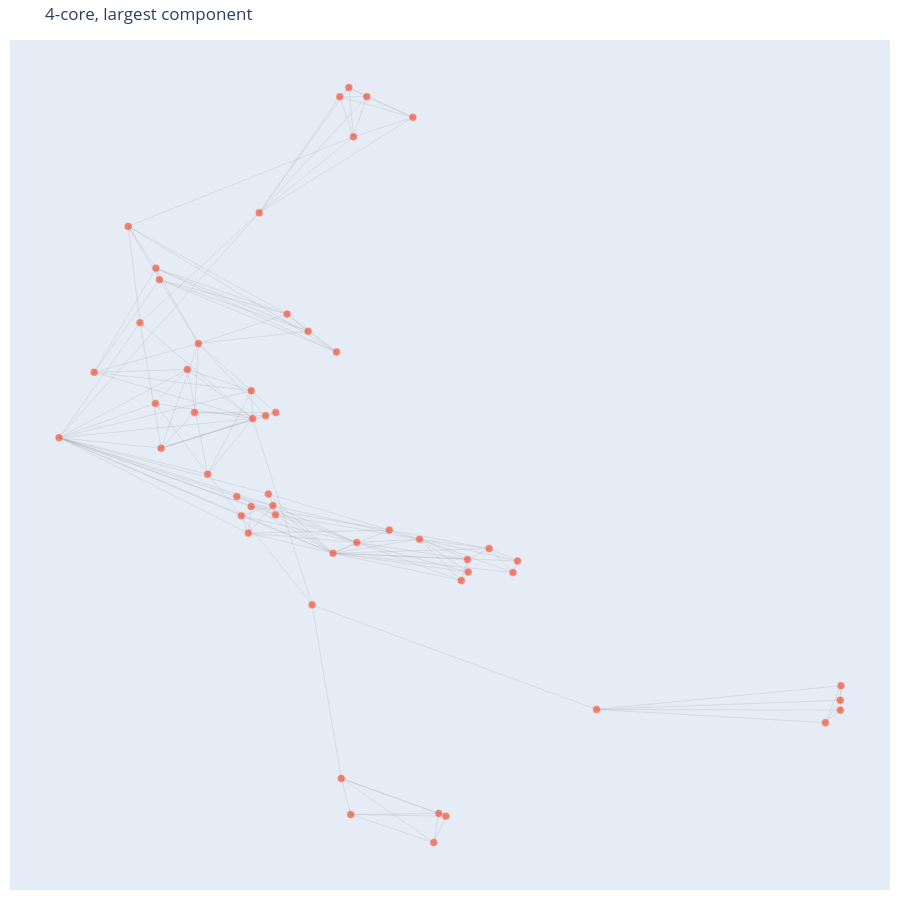

Notebook code for this chart:
### Markdown cell above
I therefore lower the value to **k = 4** and select the largest connected component of the resulting k-core.

This choice is motivated by the fact that higher values of k yield subgraphs that appear too specialized, whereas the largest connected component of the 4-core includes publications that are more plausibly part of the broader epistemic backbone of the innovation.

### Code cell
G_core = nx.k_core(G, k=4)
core_nodes= max(nx.connected_components(G_core), key=len)
G_core = G_core.subgraph(core_nodes).copy()

plot_graph(G_core, title = "4-core, largest component")
print(" \n Number of members of the epistemic core:", G_core.number_of_nodes())

### Figure 1 — Plotly figure (JSON) as saved in the notebook; plotly's stock layout.template omitted (floating-point values rounded to 4 significant figures; data arrays with more than 128 entries replaced by an {"elided": "..."} marker saying what was removed)
{"data": [{"hoverinfo": "skip", "line": {"color": "rgba(150,150,150,0.4)", "width": 0.5}, "mode": "lines", "type": "scatter", "x": {"elided": "468 float values"}, "y": {"elided": "468 float values"}}, {"hoverinfo": "text", "marker": {"line": {"color": "white", "width": 0.5}, "size": [8, 8, 8, 8, 8, 8, 8, 8, 8, 8, 8, 8, 8, 8, 8, 8, 8, 8, 8, 8, 8, 8, 8, 8, 8, 8, 8, 8, 8, 8, 8, 8, 8, 8, 8, 8, 8, 8, 8, 8, 8, 8, 8, 8, 8, 8, 8, 8, 8, 8, 8, 8, 8], "sizemode": "diameter"}, "mode": "markers", "text": ["<b>ID</b>: https://openalex.org/W2043769961<br><b>reference_occurrence</b>: 35<br><b>degree</b>: 11<br><b>year</b>: 1975<br><b>doi</b>: 10.1002/j.1538-7305.1975.tb02040.x<br><b>title</b>: The Wire-Tap Channel<br><b>cited_by_count</b>: 7038<br><b>authors</b>: A.D. Wyner<br>", "<b>ID</b>: https://openalex.org/W2033020033<br><b>reference_occurrence</b>: 12<br><b>degree</b>: 6<br><b>year</b>: 1974<br><b>doi</b>: 10.1109/tit.1974.1055184<br><b>title</b>: A simple converse for broadcast channels with additive white Gaussian noise (Corresp.)<br><b>cited_by_count</b>: 458<br><b>authors</b>: P. Bergmans<br>", "<b>ID</b>: https://openalex.org/W2947000318<br><b>reference_occurrence</b>: 103<br><b>degree</b>: 18<br><b>year</b>: 1966<br><b>doi</b>: nan<br><b>title</b>: Information Theory<br><b>cited_by_count</b>: 3905<br><b>authors</b>: R. Ash<br>", "<b>ID</b>: https://openalex.org/W2087171258<br><b>reference_occurrence</b>: 62<br><b>degree</b>: 11<br><b>year</b>: 1959<br><b>doi</b>: 10.2307/2310044<br><b>title</b>: Mathematical Foundations of Information Theory.<br><b>cited_by_count</b>: 1476<br><b>authors</b>: J. Laurie Snell; Aleksandr I︠A︡kovlevich Khinchin; Ray Silverman; Matthew Friedman<br>", "<b>ID</b>: https://openalex.org/W2154462988<br><b>reference_occurrence</b>: 37<br><b>degree</b>: 5<br><b>year</b>: 1969<br><b>doi</b>: 10.1145/321495.321506<br><b>title</b>: On the Length of Programs for Computing Finite Binary Sequences<br><b>cited_by_count</b>: 911<br><b>authors</b>: Gregory J. Chaitin<br>", "<b>ID</b>: https://openalex.org/W1592482298<br><b>reference_occurrence</b>: 12<br><b>degree</b>: 8<br><b>year</b>: 1973<br><b>doi</b>: nan<br><b>title</b>: Multi-way communication channels<br><b>cited_by_count</b>: 613<br><b>authors</b>: Rudolf Ahlswede<br>", "<b>ID</b>: https://openalex.org/W1981971374<br><b>reference_occurrence</b>: 3<br><b>degree</b>: 4<br><b>year</b>: 1972<br><b>doi</b>: 10.1016/0043-1354(72)90023-1<br><b>title</b>: Diversity in some south African diatom associations and its relation to water quality<br><b>cited_by_count</b>: 131<br><b>authors</b>: R.E.M. Archibald<br>", "<b>ID</b>: https://openalex.org/W158805393<br><b>reference_occurrence</b>: 73<br><b>degree</b>: 12<br><b>year</b>: 1964<br><b>doi</b>: 10.2307/2343598<br><b>title</b>: Information Theory and Coding.<br><b>cited_by_count</b>: 1088<br><b>authors</b>: I. J. Good; N. Abramson<br>", "<b>ID</b>: https://openalex.org/W1993944611<br><b>reference_occurrence</b>: 26<br><b>degree</b>: 13<br><b>year</b>: 1965<br><b>doi</b>: 10.1109/tit.1965.1053730<br><b>title</b>: A simple derivation of the coding theorem and some applications<br><b>cited_by_count</b>: 696<br><b>authors</b>: Robert G. Gallager<br>", "<b>ID</b>: https://openalex.org/W2017148445<br><b>reference_occurrence</b>: 5<br><b>degree</b>: 5<br><b>year</b>: 1974<br><b>doi</b>: 10.1214/aop/1176996549<br><b>title</b>: The Capacity Region of a Channel with Two Senders and Two Receivers<br><b>cited_by_count</b>: 347<br><b>authors</b>: Rudolf Ahlswede<br>", "<b>ID</b>: https://openalex.org/W2135460279<br><b>reference_occurrence</b>: 3<br><b>degree</b>: 4<br><b>year</b>: 1975<br><b>doi</b>: 10.1109/tit.1975.1055418<br><b>title</b>: An achievable rate region for the broadcast channel<br><b>cited_by_count</b>: 183<br><b>authors</b>: Thomas M. Cover<br>", "<b>ID</b>: https://openalex.org/W2157041604<br><b>reference_occurrence</b>: 20<br><b>degree</b>: 5<br><b>year</b>: 1975<br><b>doi</b>: 10.1016/0020-0255(75)90017-1<br><b>title</b>: The concept of a linguistic variable and its application to approximate reasoning-III<br><b>cited_by_count</b>: 12161<br><b>authors</b>: L. A. Zadeh<br>", "<b>ID</b>: https://openalex.org/W1989008275<br><b>reference_occurrence</b>: 183<br><b>degree</b>: 65<br><b>year</b>: 1969<br><b>doi</b>: 10.1049/ep.1969.0319<br><b>title</b>: Information Theory and Reliable Communication<br><b>cited_by_count</b>: 3999<br><b>authors</b>: David A. Bell<br>", "<b>ID</b>: https://openalex.org/W2088214533<br><b>reference_occurrence</b>: 8<br><b>degree</b>: 5<br><b>year</b>: 1974<br><b>doi</b>: 10.1109/tit.1974.1055171<br><b>title</b>: Recent results in the Shannon theory<br><b>cited_by_count</b>: 635<br><b>authors</b>: A.D. Wyner<br>", "<b>ID</b>: https://openalex.org/W1591122409<br><b>reference_occurrence</b>: 5<br><b>degree</b>: 4<br><b>year</b>: 1975<br><b>doi</b>: 10.1016/b978-0-12-010904-3.50011-7<br><b>title</b>: Some Advances in Broadcast Channels<br><b>cited_by_count</b>: 126<br><b>authors</b>: Thomas M. Cover<br>", "<b>ID</b>: https://openalex.org/W2090055713<br><b>reference_occurrence</b>: 6<br><b>degree</b>: 5<br><b>year</b>: 1960<br><b>doi</b>: 10.1115/1.3644060<br><b>title</b>: An Introduction to the Physical Theories of Equilibrium Thermostatics and Irreversible Thermodynamics<br><b>cited_by_count</b>: 52<br><b>authors</b>: Herbert B. Callen; J. Kestin<br>", "<b>ID</b>: https://openalex.org/W4245152641<br><b>reference_occurrence</b>: 29<br><b>degree</b>: 4<br><b>year</b>: 1975<br><b>doi</b>: 10.1016/0020-0255(75)90036-5<br><b>title</b>: The concept of a linguistic variable and its application to approximate reasoning—I<br><b>cited_by_count</b>: 11934<br><b>authors</b>: Lotfi A. Zadeh<br>", "<b>ID</b>: https://openalex.org/W2170862660<br><b>reference_occurrence</b>: 4<br><b>degree</b>: 5<br><b>year</b>: 1975<br><b>doi</b>: 10.1137/0128010<br><b>title</b>: On Sequences of Pairs of Dependent Random Variables<br><b>cited_by_count</b>: 324<br><b>authors</b>: H. S. Witsenhausen<br>", "<b>ID</b>: https://openalex.org/W1976755248<br><b>reference_occurrence</b>: 4<br><b>degree</b>: 4<br><b>year</b>: 1975<br><b>doi</b>: 10.1002/mana.19750680109<br><b>title</b>: Intervall‐wertige Mengen<br><b>cited_by_count</b>: 206<br><b>authors</b>: K.‐U. Jahn<br>", "<b>ID</b>: https://openalex.org/W2141432745<br><b>reference_occurrence</b>: 6<br><b>degree</b>: 5<br><b>year</b>: 1975<br><b>doi</b>: 10.1109/tit.1975.1055346<br><b>title</b>: The common information of two dependent random variables<br><b>cited_by_count</b>: 505<br><b>authors</b>: A.D. Wyner<br>", "<b>ID</b>: https://openalex.org/W610966941<br><b>reference_occurrence</b>: 4<br><b>degree</b>: 4<br><b>year</b>: 1973<br><b>doi</b>: nan<br><b>title</b>: System of water quality from the biological point of view<br><b>cited_by_count</b>: 710<br><b>authors</b>: V. Sládeček<br>", "<b>ID</b>: https://openalex.org/W2263958071<br><b>reference_occurrence</b>: 43<br><b>degree</b>: 9<br><b>year</b>: 1967<br><b>doi</b>: nan<br><b>title</b>: Quantification method of classification processes. Concept of structural $a$-entropy<br><b>cited_by_count</b>: 840<br><b>authors</b>: Jan Havrda; František Charvát<br>", "<b>ID</b>: https://openalex.org/W1978909760<br><b>reference_occurrence</b>: 12<br><b>degree</b>: 5<br><b>year</b>: 1968<br><b>doi</b>: 10.1109/tit.1968.1054210<br><b>title</b>: Logical basis for information theory and probability theory<br><b>cited_by_count</b>: 601<br><b>authors</b>: A. N. Kolmogorov<br>", "<b>ID</b>: https://openalex.org/W2155676967<br><b>reference_occurrence</b>: 11<br><b>degree</b>: 12<br><b>year</b>: 1975<br><b>doi</b>: 10.1109/tit.1975.1055356<br><b>title</b>: A proof of the data compression theorem of Slepian and Wolf for ergodic sources (Corresp.)<br><b>cited_by_count</b>: 387<br><b>authors</b>: Thomas M. Cover<br>", "<b>ID</b>: https://openalex.org/W2057178439<br><b>reference_occurrence</b>: 8<br><b>degree</b>: 5<br><b>year</b>: 1973<br><b>doi</b>: 10.1287/mnsc.19.8.936<br><b>title</b>: A Class of Solutions for Group Decision Problems<br><b>cited_by_count</b>: 1090<br><b>authors</b>: P. L. Yu<br>", "<b>ID</b>: https://openalex.org/W4213350211<br><b>reference_occurrence</b>: 32<br><b>degree</b>: 7<br><b>year</b>: 1964<br><b>doi</b>: 10.1016/s0019-9958(64)90223-2<br><b>title</b>: A formal theory of inductive inference. Part I<br><b>cited_by_count</b>: 1154<br><b>authors</b>: Ray J. Solomonoff<br>", "<b>ID</b>: https://openalex.org/W2005097301<br><b>reference_occurrence</b>: 41<br><b>degree</b>: 9<br><b>year</b>: 1968<br><b>doi</b>: 10.1080/00207166808803030<br><b>title</b>: Three approaches to the quantitative definition of information<sup>*</sup><br><b>cited_by_count</b>: 2023<br><b>authors</b>: A. N. Kolmogorov<br>", "<b>ID</b>: https://openalex.org/W2143121893<br><b>reference_occurrence</b>: 4<br><b>degree</b>: 6<br><b>year</b>: 1975<br><b>doi</b>: 10.1109/tit.1975.1055437<br><b>title</b>: A conditional entropy bound for a pair of discrete random variables<br><b>cited_by_count</b>: 146<br><b>authors</b>: H. S. Witsenhausen; A.D. Wyner<br>", "<b>ID</b>: https://openalex.org/W2040121225<br><b>reference_occurrence</b>: 72<br><b>degree</b>: 7<br><b>year</b>: 1972<br><b>doi</b>: 10.1016/s0019-9958(72)90199-4<br><b>title</b>: A definition of a nonprobabilistic entropy in the setting of fuzzy sets theory<br><b>cited_by_count</b>: 2241<br><b>authors</b>: Aldo de Luca; S. Termini<br>", "<b>ID</b>: https://openalex.org/W2159977619<br><b>reference_occurrence</b>: 23<br><b>degree</b>: 6<br><b>year</b>: 1964<br><b>doi</b>: 10.2307/2311344<br><b>title</b>: An Introduction to Information Theory.<br><b>cited_by_count</b>: 777<br><b>authors</b>: C. L. Mallows; F.M. Reza<br>", "<b>ID</b>: https://openalex.org/W3190595840<br><b>reference_occurrence</b>: 15<br><b>degree</b>: 7<br><b>year</b>: 1967<br><b>doi</b>: 10.1016/s0019-9958(67)90052-6<br><b>title</b>: Lower bounds to error probability for coding on discrete memoryless channels. I<br><b>cited_by_count</b>: 365<br><b>authors</b>: Claude E. Shannon; Robert G. Gallager; Elwyn R. Berlekamp<br>", "<b>ID</b>: https://openalex.org/W2067580807<br><b>reference_occurrence</b>: 17<br><b>degree</b>: 7<br><b>year</b>: 1966<br><b>doi</b>: 10.1016/s0019-9958(66)80018-9<br><b>title</b>: The definition of random sequences<br><b>cited_by_count</b>: 1217<br><b>authors</b>: Per Martin-Löf<br>", "<b>ID</b>: https://openalex.org/W4233798822<br><b>reference_occurrence</b>: 69<br><b>degree</b>: 12<br><b>year</b>: 1961<br><b>doi</b>: 10.1147/rd.53.0183<br><b>title</b>: Irreversibility and Heat Generation in the Computing Process<br><b>cited_by_count</b>: 4677<br><b>authors</b>: Rolf Landauer<br>", "<b>ID</b>: https://openalex.org/W2135625884<br><b>reference_occurrence</b>: 32<br><b>degree</b>: 9<br><b>year</b>: 1964<br><b>doi</b>: 10.1016/s0019-9958(64)90131-7<br><b>title</b>: A formal theory of inductive inference. Part II<br><b>cited_by_count</b>: 1774<br><b>authors</b>: Ray J. Solomonoff<br>", "<b>ID</b>: https://openalex.org/W2094458162<br><b>reference_occurrence</b>: 8<br><b>degree</b>: 4<br><b>year</b>: 1973<br><b>doi</b>: 10.1109/tit.1973.1054980<br><b>title</b>: Random coding theorem for broadcast channels with degraded components<br><b>cited_by_count</b>: 513<br><b>authors</b>: P. Bergmans<br>", "<b>ID</b>: https://openalex.org/W2067657644<br><b>reference_occurrence</b>: 10<br><b>degree</b>: 5<br><b>year</b>: 1960<br><b>doi</b>: 10.1119/1.1935945<br><b>title</b>: Thermodynamics, An Introduction to the Physical Theories of Equilibrium Thermostatics and Irreversible Thermodynamics<br><b>cited_by_count</b>: 268<br><b>authors</b>: Herbert B. Callen; P. W. Bridgman<br>", "<b>ID</b>: https://openalex.org/W2032558547<br><b>reference_occurrence</b>: 452<br><b>degree</b>: 32<br><b>year</b>: 1957<br><b>doi</b>: 10.1103/physrev.106.620<br><b>title</b>: Information Theory and Statistical Mechanics<br><b>cited_by_count</b>: 12669<br><b>authors</b>: E. T. Jaynes<br>", "<b>ID</b>: https://openalex.org/W2127768309<br><b>reference_occurrence</b>: 10<br><b>degree</b>: 7<br><b>year</b>: 1975<br><b>doi</b>: 10.1109/tit.1975.1055469<br><b>title</b>: Source coding with side information and a converse for degraded broadcast channels<br><b>cited_by_count</b>: 447<br><b>authors</b>: Rudolf Ahlswede; János Körner<br>", "<b>ID</b>: https://openalex.org/W2296441616<br><b>reference_occurrence</b>: 20<br><b>degree</b>: 11<br><b>year</b>: 1972<br><b>doi</b>: 10.1109/tit.1972.1054727<br><b>title</b>: Broadcast channels<br><b>cited_by_count</b>: 1709<br><b>authors</b>: Thomas M. Cover<br>", "<b>ID</b>: https://openalex.org/W4252028749<br><b>reference_occurrence</b>: 164<br><b>degree</b>: 19<br><b>year</b>: 1957<br><b>doi</b>: 10.1103/physrev.108.171<br><b>title</b>: Information Theory and Statistical Mechanics. II<br><b>cited_by_count</b>: 3160<br><b>authors</b>: E. T. Jaynes<br>", "<b>ID</b>: https://openalex.org/W2317912355<br><b>reference_occurrence</b>: 96<br><b>degree</b>: 15<br><b>year</b>: 1960<br><b>doi</b>: 10.2307/2309734<br><b>title</b>: Information Theory and Statistics.<br><b>cited_by_count</b>: 1540<br><b>authors</b>: Meyer Dwass; S. Kullback<br>", "<b>ID</b>: https://openalex.org/W2596773272<br><b>reference_occurrence</b>: 38<br><b>degree</b>: 6<br><b>year</b>: 1956<br><b>doi</b>: 10.1016/0016-0032(56)90094-1<br><b>title</b>: Science and information theory<br><b>cited_by_count</b>: 1516<br><b>authors</b>: S. Charp<br>", "<b>ID</b>: https://openalex.org/W1971536606<br><b>reference_occurrence</b>: 5<br><b>degree</b>: 4<br><b>year</b>: 1971<br><b>doi</b>: 10.2307/1426331<br><b>title</b>: Three-terminal communication channels<br><b>cited_by_count</b>: 1522<br><b>authors</b>: Edward C. van der Meulen<br>", "<b>ID</b>: https://openalex.org/W2095087262<br><b>reference_occurrence</b>: 5<br><b>degree</b>: 4<br><b>year</b>: 1969<br><b>doi</b>: 10.1111/j.1529-8817.1969.tb02581.x<br><b>title</b>: A COMPOSITE RATING OF ALGAE TOLERATING ORGANIC POLLUTION<sup>2</sup><br><b>cited_by_count</b>: 569<br><b>authors</b>: C. Mervin Palmer<br>", "<b>ID</b>: https://openalex.org/W3140053156<br><b>reference_occurrence</b>: 9<br><b>degree</b>: 5<br><b>year</b>: 1973<br><b>doi</b>: 10.1109/tit.1973.1055107<br><b>title</b>: A theorem on the entropy of certain binary sequences and applications--I<br><b>cited_by_count</b>: 172<br><b>authors</b>: Abraham J. Wyner; J. Ziv<br>", "<b>ID</b>: https://openalex.org/W2001935257<br><b>reference_occurrence</b>: 14<br><b>degree</b>: 8<br><b>year</b>: 1965<br><b>doi</b>: 10.1016/s0019-9958(65)90332-3<br><b>title</b>: A coding theorem and Rényi's entropy<br><b>cited_by_count</b>: 276<br><b>authors</b>: L. L. Campbell<br>", "<b>ID</b>: https://openalex.org/W2104767862<br><b>reference_occurrence</b>: 29<br><b>degree</b>: 12<br><b>year</b>: 1971<br><b>doi</b>: 10.2307/1934145<br><b>title</b>: The Nonconcept of Species Diversity: A Critique and Alternative Parameters<br><b>cited_by_count</b>: 4183<br><b>authors</b>: Stuart H. Hurlbert<br>", "<b>ID</b>: https://openalex.org/W281620428<br><b>reference_occurrence</b>: 3<br><b>degree</b>: 4<br><b>year</b>: 1973<br><b>doi</b>: 10.1520/stp34718s<br><b>title</b>: Use of Algae, Especially Diatoms, in the Assessment of Water Quality<br><b>cited_by_count</b>: 137<br><b>authors</b>: R. Patrick<br>", "<b>ID</b>: https://openalex.org/W2230728100<br><b>reference_occurrence</b>: 26<br><b>degree</b>: 5<br><b>year</b>: 1965<br><b>doi</b>: 10.1103/physrev.140.a1133<br><b>title</b>: Self-Consistent Equations Including Exchange and Correlation Effects<br><b>cited_by_count</b>: 61878<br><b>authors</b>: W. Kohn; L. J. Sham<br>", "<b>ID</b>: https://openalex.org/W1992649154<br><b>reference_occurrence</b>: 71<br><b>degree</b>: 7<br><b>year</b>: 1956<br><b>doi</b>: 10.1063/1.3059856<br><b>title</b>: <i>Science and Information Theory</i><br><b>cited_by_count</b>: 1923<br><b>authors</b>: Léon Brillouin; R. W. Hellwarth<br>", "<b>ID</b>: https://openalex.org/W2099213070<br><b>reference_occurrence</b>: 36<br><b>degree</b>: 19<br><b>year</b>: 1973<br><b>doi</b>: 10.1109/tit.1973.1055037<br><b>title</b>: Noiseless coding of correlated information sources<br><b>cited_by_count</b>: 3975<br><b>authors</b>: D. Slepian; J.K. Wolf<br>", "<b>ID</b>: https://openalex.org/W2122882636<br><b>reference_occurrence</b>: 134<br><b>degree</b>: 12<br><b>year</b>: 1961<br><b>doi</b>: nan<br><b>title</b>: On Measures of Entropy and Information<br><b>cited_by_count</b>: 3952<br><b>authors</b>: A. Rényi<br>", "<b>ID</b>: https://openalex.org/W4252822198<br><b>reference_occurrence</b>: 12<br><b>degree</b>: 11<br><b>year</b>: 1969<br><b>doi</b>: 10.1007/bf00537520<br><b>title</b>: Information radius<br><b>cited_by_count</b>: 226<br><b>authors</b>: Robin Sibson<br>"], "type": "scatter", "x": [0.1459, 0.0478, 0.02023, -0.13, 0.1253, 0.01497, 0.7292, -0.09029, -0.05855, 0.01845, 0.3399, 0.2449, -0.2135, 0.006554, 0.1851, 0.03584, 0.2534, 0.272, 0.2388, 0.2803, 0.7113, 0.0919, 0.1363, 0.2216, 0.1385, 0.1579, 0.02811, 0.2794, 0.1272, -0.1158, -0.09713, 0.2135, 0.1214, 0.1419, 0.001057, 0.04817, -0.09229, 0.3055, 0.04467, -0.09656, -0.04526, 0.08716, 0.3344, 0.7293, 0.03919, 0.01852, 0.4352, 0.7301, -0.04998, 0.06172, 0.1172, -0.171, -0.0341], "y": [-0.1327, -0.08082, 0.09973, 0.4604, 0.7037, -0.115, -0.4285, 0.04416, 0.192, -0.06513, -0.1673, -0.6409, 0.06405, -0.08253, -0.1095, 0.105, -0.646, -0.2041, -0.6955, -0.1881, -0.4706, -0.2496, 0.7209, -0.1264, -0.6431, 0.7037, 0.4858, -0.1645, -0.5753, 0.2797, 0.1282, 0.6649, 0.2246, 0.6283, -0.04648, 0.1111, 0.3604, -0.1441, -0.06348, 0.3818, 0.2406, 0.2637, -0.189, -0.4472, -0.04158, 0.152, -0.4458, -0.4012, 0.1114, 0.2959, -0.1528, 0.1866, -0.004423]}], "layout": {"height": 900, "hovermode": "closest", "margin": {"b": 10, "l": 10, "r": 10, "t": 40}, "showlegend": false, "title": {"text": "4-core, largest component"}, "xaxis": {"showgrid": false, "showticklabels": false, "zeroline": false}, "yaxis": {"showgrid": false, "showticklabels": false, "zeroline": false}}}
